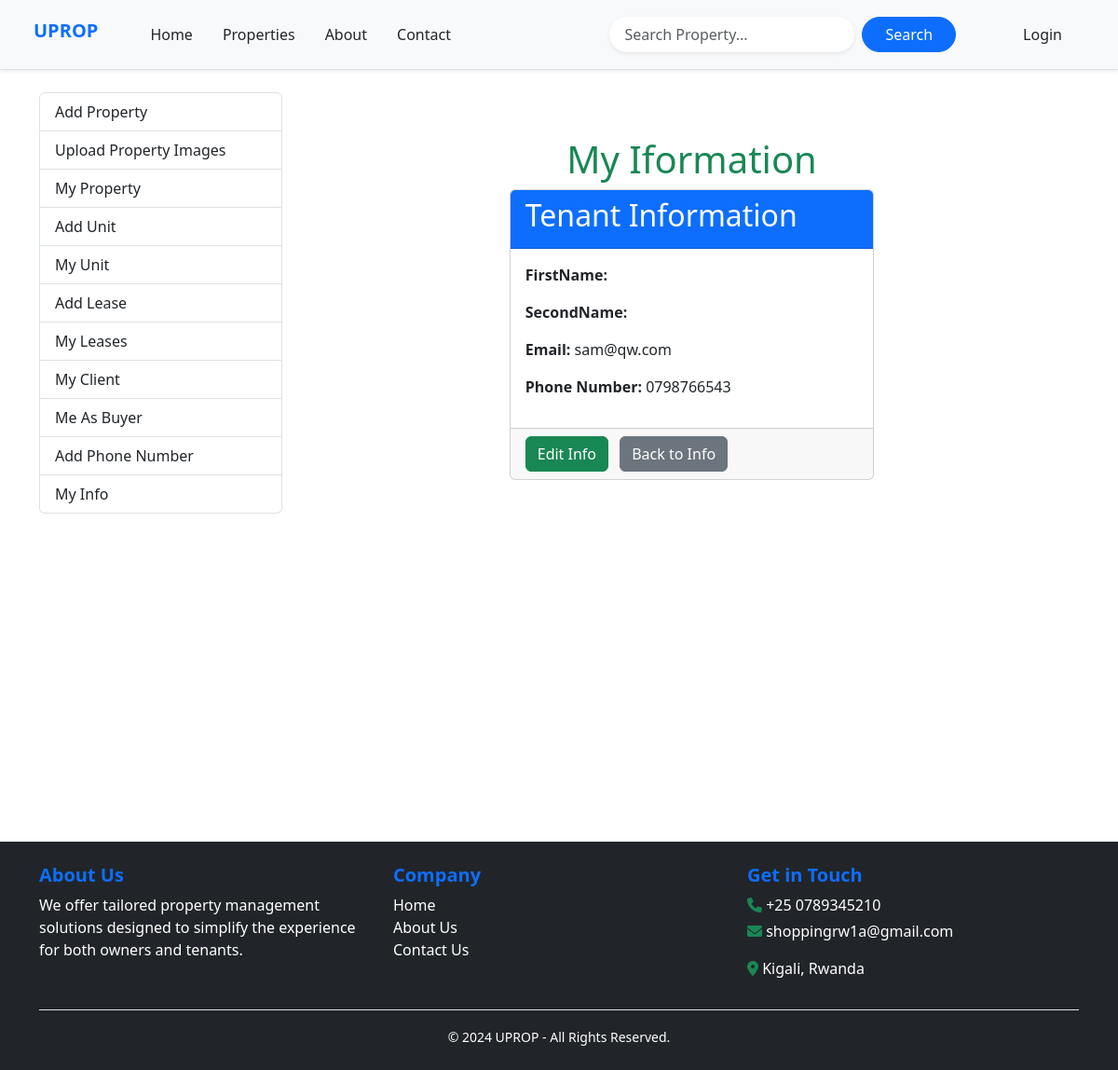
The page /tenant/9 on the database as committed earlier.
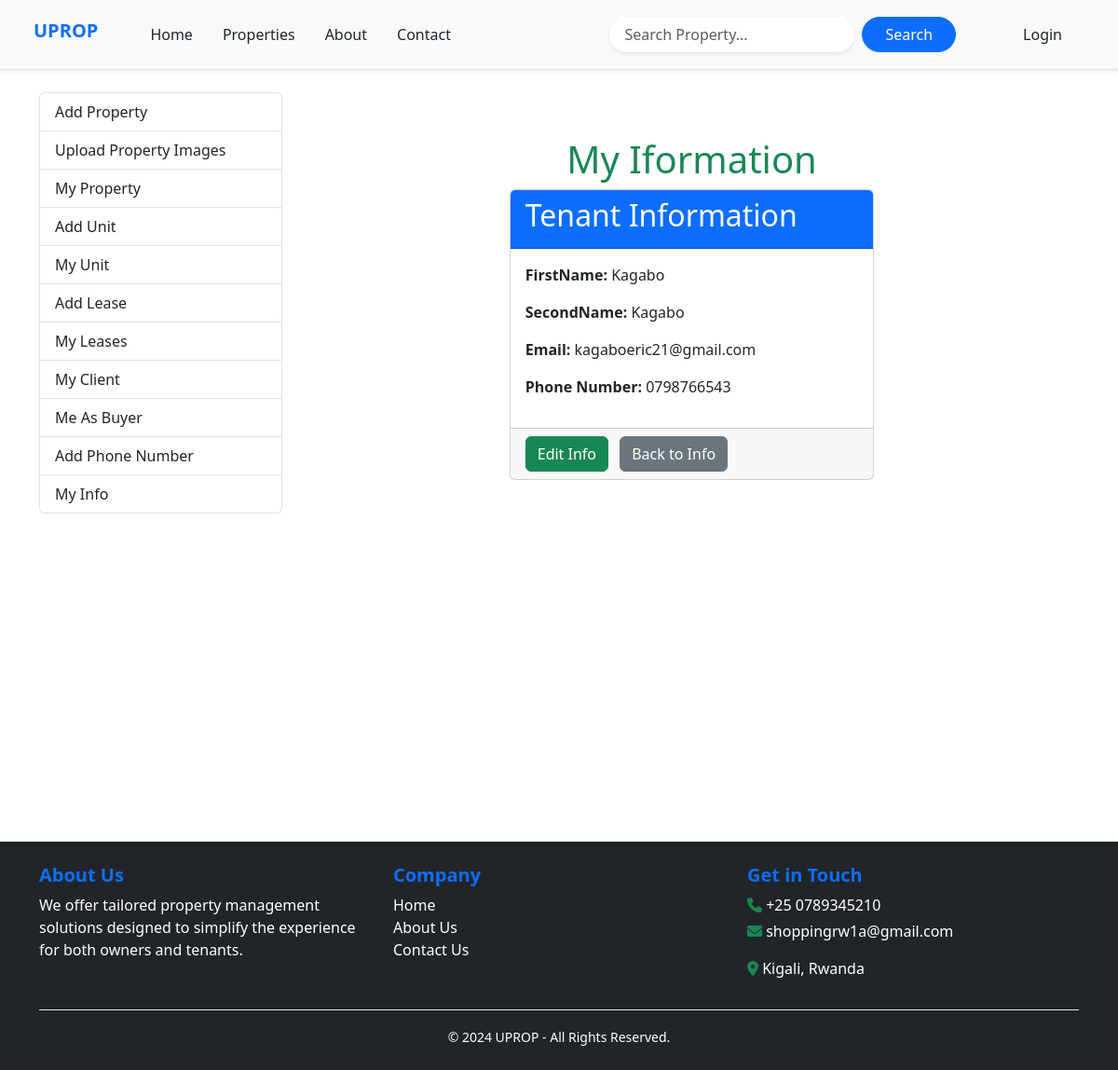
The same page on the database as committed later.
### Property_app/models.py (models this page shows, shortened)
class Tenant (models.Model):
    user = models.ForeignKey(User, related_name='tenant', on_delete=models.CASCADE, null=True)
    phone_number = models.CharField(max_length=15)

### Property_app/views.py (the view)
# urls.py: path('tenant/<int:pk>',views.get_single_tenant,name='get_single_tenant'),
def get_single_tenant(request, pk):
    tenant = get_object_or_404(Tenant, pk=pk)
    return render(request, 'tenants/tenantDetail.html', {'tenant': tenant})

### templates/tenants/tenantDetail.html
{% extends 'dashboard.html' %}
{% block dashboard_content %}
<div class="container mt-5">
    <div class="row justify-content-center">
        <div class="col-md-6">
            <h1 class="text-center text-success">My Iformation</h1>
            {% if error %}
                <div class="alert alert-danger">
                    {{ error }}
                </div>
            {% else %}
                <div class="card">
                    <div class="card-header bg-primary text-white">
                        <h2>Tenant Information</h2>
                    </div>
                    <div class="card-body">
                        <p><strong>FirstName:</strong> {{ tenant.user.first_name }}</p>
                        <p><strong>SecondName:</strong> {{ tenant.user.last_name }}</p>
                        <p><strong>Email:</strong> {{ tenant.user.email }}</p>
                        <p><strong>Phone Number:</strong> {{ tenant.phone_number }}</p>
                    </div>
                    <div class="card-footer text-start">
                        <a href="{% url 'edit_tenant' pk=tenant.pk %}" class="btn btn-success me-2">Edit Info</a>
                        <a href="{% url 'get_info_for_user' %}" class="btn btn-secondary">Back to Info</a>
                    </div>
                </div>
            {% endif %}
        </div>
    </div>
</div>
{% endblock %}

Rows that differ between the two databases and show on the page:
changed Tenant: user.first_name (not shown) → "Kagabo"; user.last_name (not shown) → "Kagabo"; user.email "sam@qw.com" → "kagaboeric21@gmail.com"
